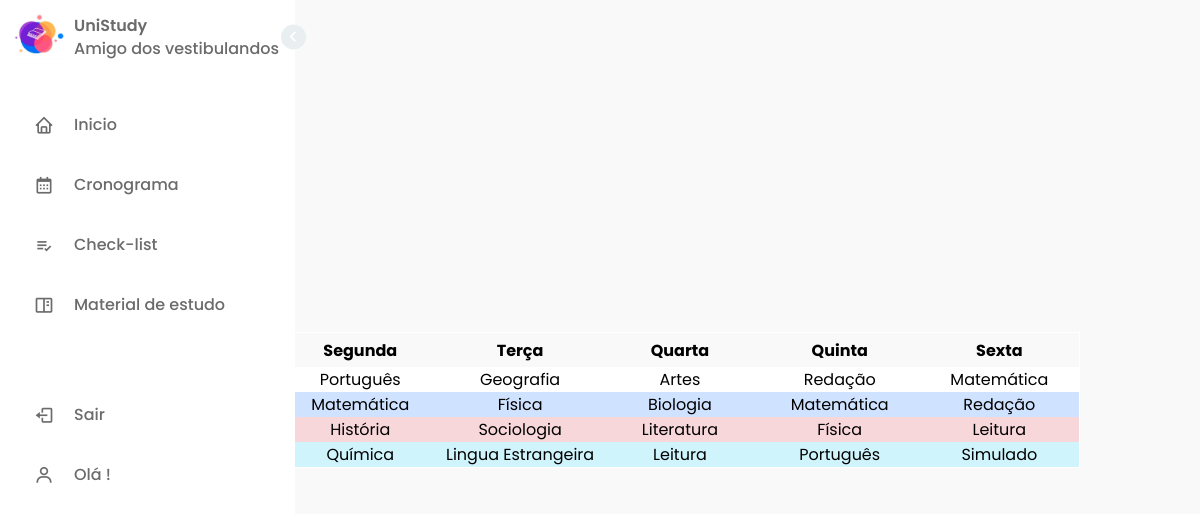
Page /cronograma.php on the committed database.
### tables this page shows
create table cronograma(cronogramaID int primary key auto_increment,
materiaNome varchar(20),
materiaID int,
diaSemana varchar(3),
horario varchar(5),
foreign key(materiaID)references materias (materiasID)
);

### cronograma.php (the view, shortened to what this page needs)
<!DOCTYPE html>
<html lang="pt">
    <head>
        <link rel="stylesheet" href="styles/cronograma.css">
        <link rel="stylesheet" href="styles/barraDeNavegacao.css">
        <link href='https://unpkg.com/boxicons@2.1.4/css/boxicons.min.css' rel='stylesheet'>
    </head>
    <?php
 require_once "includes/banco.php";
 require_once "includes/funcoes.php";
 ?>
    <body>
    <nav class="sidebar">
        <header>
            <div class="image-text">
                <span class="image">
                    <img src="imagens/logoMenu.png" alt="logo">
                </span>
                <div class="text header-text">
                    <span class="name">UniStudy</span>
                    <span class="profession">Amigo dos vestibulandos</span>
                </div>
            </div>
            <i class="bx bx-chevron-right toggle"></i>
        </header>
        <div class="menu-bar">
            <div class="menu">
                <ul class="menu-links">
                    <br>
                    <li class="nav-link">
                        <a href="inicio.php">
                            <i class='bx bx-home icon'></i>
                            <span class="text nav-text">Inicio</span>
                        </a>
                    </li>
                    <li class="nav-link">
                        <a href="cronograma.php">
                            <i class='bx bx-calendar icon'></i>
                            <span class="text nav-text">Cronograma</span>
                        </a>
                    </li>
                    <li class="nav-link">
                        <a href="checklist.php">
                            <i class='bx bx-list-check icon'></i>
                            <span class="text nav-text">Check-list</span>
                        </a>
                    </li>
                    <li class="nav-link">
                        <a href="materialDeEstudo.php">
                            <i class='bx bx-book-content icon'></i>
                            <span class="text nav-text">Material de estudo</span>
                        </a>
                    </li>
                </ul>
            </div>
        </div>
        <br><br>
        <div class="bottom-content">
            <li class="">
                <a href="desconectando.php">
                    <i class="bx bx-log-out icon"></i>
                    <span class="text nav-text">Sair</span>
                </a>
            </li>
            <li class="">
                <a href="#">
                    <i class="bx bx-user icon"></i>
                    <span class="text nav-text">
                    <?php
                    echo "Olá ".$_SESSION['nome']."!";
                    ?>
                    </span>
                </a>
            </li>
        </div>
    </nav>
 <?php
 $SM="select materiaNome from cronograma where diaSemana='seg' and horario='manha'";
 $ST="select materiaNome from cronograma where diaSemana='seg' and horario='tarde'";
 $SN="select materiaNome from cronograma where diaSemana='seg' and horario='noite'";
 $SE="select materiaNome from cronograma where diaSemana='seg' and horario='extra'";
 $TM="select materiaNome from cronograma where diaSemana='ter' and horario='manha'";
 $TT="select materiaNome from cronograma where diaSemana='ter' and horario='tarde'";
 $TN="select materiaNome from cronograma where diaSemana='ter' and horario='noite'";
 $TE="select materiaNome from cronograma where diaSemana='ter' and horario='extra'";
 $QaM="select materiaNome from cronograma where diaSemana='qua' and horario='manha'";
 $QaT="select materiaNome from cronograma where diaSemana='qua' and horario='tarde'";
 $QaN="select materiaNome from cronograma where diaSemana='qua' and horario='noite'";
 $QaE="select materiaNome from cronograma where diaSemana='qua' and horario='extra'";
 $QM="select materiaNome from cronograma where diaSemana='qui' and horario='manha'";
 $QT="select materiaNome from cronograma where diaSemana='qui' and horario='tarde'";
 $QN="select materiaNome from cronograma where diaSemana='qui' and horario='noite'";
 $QE="select materiaNome from cronograma where diaSemana='qui' and horario='extra'";
 $SeM="select materiaNome from cronograma where diaSemana='sex' and horario='manha'";
 $SeT="select materiaNome from cronograma where diaSemana='sex' and horario='tarde'";
 $SeN="select materiaNome from cronograma where diaSemana='sex' and horario='noite'";
 $SeE="select materiaNome from cronograma where diaSemana='sex' and horario='extra'";
 ?>
 <body>
    <main class="table">
        <section class="table_body">
            <table>
                <thead>
                    <tr>
                        <th><big><big><i class='bx bx-timer' ></big></big></i></th>
             <th>Segunda</th>
             <th>Terça</th>
             <th>Quarta</th>
             <th>Quinta</th>
             <th>Sexta</th>
              </tr>
            </thead>
            <tbody>
              <tr class="primeira">
                <td>Manhã</td>
                <td>
                    <center>
                        <?php
                        $busca=$banco->query($SM);
                        $imprimir=$busca->fetch_object();
                        echo $imprimir-> materiaNome;
                        ?>
                    </center>
                </td>
                <td>
                    <center>
                        <?php
                        $busca=$banco->query($TM);
                        $imprimir=$busca->fetch_object();
                        echo $imprimir-> materiaNome;
                        ?>
                    </center>
                </td>
                <td>
                    <center>
                        <?php
                        $busca=$banco->query($QaM);
                        $imprimir=$busca->fetch_object();
                        echo $imprimir-> materiaNome;
                        ?>
                    </center>
                </td>
                <td>
                    <center>
                        <?php
                        $busca=$banco->query($QM);
                        $imprimir=$busca->fetch_object();
                        echo $imprimir-> materiaNome;
                        ?>
                    </center>
                </td>
                <td>
                    <center>
                        <?php
                        $busca=$banco->query($SeM);
                        $imprimir=$busca->fetch_object();
                        echo $imprimir-> materiaNome;
                        ?>
                    </center>
                </td>
              </tr>
              <tr class="segunda">
                <td>Tarde</td>
                <td>
                    <center>
                        <?php
                        $busca=$banco->query($ST);
                        $imprimir=$busca->fetch_object();
                        echo $imprimir-> materiaNome;
                        ?>
                    </center>
                </td>
                <td>
                    <center>
                        <?php
                        $busca=$banco->query($TT);
                        $imprimir=$busca->fetch_object();
                        echo $imprimir-> materiaNome;
                        ?>
                    </center>
                </td>
                <td>
                    <center>
                        <?php
                        $busca=$banco->query($QaT);
                        $imprimir=$busca->fetch_object();
                        echo $imprimir-> materiaNome;
                        ?>
                    </center>
                </td>
                <td>
                    <center>
                        <?php
                        $busca=$banco->query($QT);
                        $imprimir=$busca->fetch_object();
                        echo $imprimir-> materiaNome;
                        ?>
                    </center>
                </td>
                <td>
                    <center>
                        <?php
                        $busca=$banco->query($SeT);
                        $imprimir=$busca->fetch_object();
                        echo $imprimir-> materiaNome;
                        ?>
                    </center>
                </td>
              </tr>
              <tr class="terceira">
                <td>Noite</td>
                <td>
                    <center>
                        <?php
                        $busca=$banco->query($SN);
                        $imprimir=$busca->fetch_object();
                        echo $imprimir-> materiaNome;
                        ?>
                    </center>
                </td>
                <td>
                    <center>
                        <?php
                        $busca=$banco->query($TN);
                        $imprimir=$busca->fetch_object();
                        echo $imprimir-> materiaNome;
                        ?>
                    </center>
                </td>
                <td>
                    <center>
                        <?php
                        $busca=$banco->query($QaN);
                        $imprimir=$busca->fetch_object();
                        echo $imprimir-> materiaNome;
                        ?>
                    </center>
                </td>
                <td>
                    <center>
                        <?php
                        $busca=$banco->query($QN);
                        $imprimir=$busca->fetch_object();
                        echo $imprimir-> materiaNome;
                        ?>
                    </center>
                </td>
                <td>
                    <center>
                        <?php
                        $busca=$banco->query($SeN);
                        $imprimir=$busca->fetch_object();
                        echo $imprimir-> materiaNome;
                        ?>
                    </center>
                </td>
              </tr>
             <tr class="quarta">
                <td>Extra</td>
                <td>
                    <center>
                        <?php
                        $busca=$banco->query($SE);
                        $imprimir=$busca->fetch_object();
                        echo $imprimir-> materiaNome;
                        ?>
                    </center>
                </td>
                <td>
                    <center>
                        <?php
                        $busca=$banco->query($TE);
                        $imprimir=$busca->fetch_object();
                        echo $imprimir-> materiaNome;
                        ?>
                    </center>
                </td>
                <td>
                    <center>
                        <?php
                        $busca=$banco->query($QaE);
                        $imprimir=$busca->fetch_object();
                        echo $imprimir-> materiaNome;
                        ?>
                    </center>
                </td>
                <td>
                    <center>
                        <?php
                        $busca=$banco->query($QE);
                        $imprimir=$busca->fetch_object();
                        echo $imprimir-> materiaNome;
                        ?>
                    </center>
                </td>
                <td>
                    <center>
                        <?php
                        $busca=$banco->query($SeE);
                        $imprimir=$busca->fetch_object();
                        echo $imprimir-> materiaNome;
                        ?>
                    </center>
                </td>
                    </tr>
            </table>
        </section>
    </main></center>
 </body>
</body>
</html>

### includes/funcoes.php (shortened to what this page needs)
<link href='https://unpkg.com/boxicons@2.1.4/css/boxicons.min.css' rel='stylesheet'>

### styles/cronograma.css (style rules this page uses)
table { margin: 0 auto; width: 80%; height:60%; table-layout: fixed; border-collapse: collapse; border:solid white 1px; }
.primeira { background-color: white; }
.segunda { background-color: #cfe2ff; }
.terceira { background-color: #f8d7da; }
.quarta { background-color: #cff4fc; }

### styles/barraDeNavegacao.css (style rules this page uses)
* { font-family: 'Poppins', sans-serif; margin:0; padding: 0; box-sizing: border-box; }
:root { --body-color:#f9f9f9; --sidebar-color:#FFFF; --primary-color:#e9eff0; --primary-color-light:#f6f5ff; --toggle-color:#DDD; --text-color:#6c6b6b; --tran-02: all 0.2s ease; --tran-03: all 0.3s ease; --tran-04: all 0.4s ease; --tran-05: all 0.5s ease; }
body { height: 100vh; background: var(--body-color); transition: var(--tran-04); }
.sidebar { position: fixed; top:0; left: 0; height: 100%; width: 295px; padding: 10px 14px; background: var(--sidebar-color); transition: var(--tran-05); z-index: 100; }
.sidebar .text { font-size: 16px; font-weight: 500; color: var(--text-color); transition: var(--tran-04); white-space: nowrap; opacity: 1; }
.sidebar .image { min-width: 60px; display: flex; align-items: center; }
.sidebar li { height: 50px; margin-top: 10px; list-style: none; display: flex; align-items: center; }
.sidebar li .icon { display: flex; align-items: center; justify-content: center; min-width: 60px; font-size: 20px; }
.sidebar li .icon, .sidebar li .text { color: var(--text-color); transition: var(--tran-02); }
.sidebar header { position: relative; }
.sidebar .image-text img { width: 50px; border-radius: 10px; }
.sidebar header .image-text { display: flex; align-items: center; }
header .image-text .header-text { display: flex; flex-direction: column; }
.header-text .name { font-weight: 600; }
.header-text .profession { margin-top: -2px; }
.sidebar header .toggle { position: absolute; top:50%; right: -25px; transform: translateY(-50%)rotate(180deg); height: 25px; width: 25px; background: var(--primary-color); display: flex; align-items: center; justify-content: center; border-radius: 50%; color: var(--sidebar-color); font-size: 22px; transition: var(--tran-03); }
.sidebar li a { height: 100%; width: 100%; display: flex; align-items: center; text-decoration: none; border-radius: 6px; transition: var(--tran-04); }
.sidebar .menu-bar { height: calc(100% -50px); display: flex; flex-direction: column; justify-content: space-between; }

### cronograma.php (style rules this page uses)
body { display: grid; place-items: center; }

### rows in the picture
cronograma: materiaNome "Português"
cronograma: materiaNome "Geografia"
cronograma: materiaNome "Artes"
cronograma: materiaNome "Redação"
cronograma: materiaNome "Matemática"
cronograma: materiaNome "Matemática"
cronograma: materiaNome "Física"
cronograma: materiaNome "Biologia"
cronograma: materiaNome "Matemática"
cronograma: materiaNome "Redação"
cronograma: materiaNome "História"
cronograma: materiaNome "Sociologia"
cronograma: materiaNome "Literatura"
cronograma: materiaNome "Física"
cronograma: materiaNome "Leitura"
cronograma: materiaNome "Química"
cronograma: materiaNome "Lingua Estrangeira"
cronograma: materiaNome "Leitura"
cronograma: materiaNome "Português"
cronograma: materiaNome "Simulado"
